Frame 1 (no input): blank canvas, image omitted
Frame 60 (no input): blank canvas, image omitted
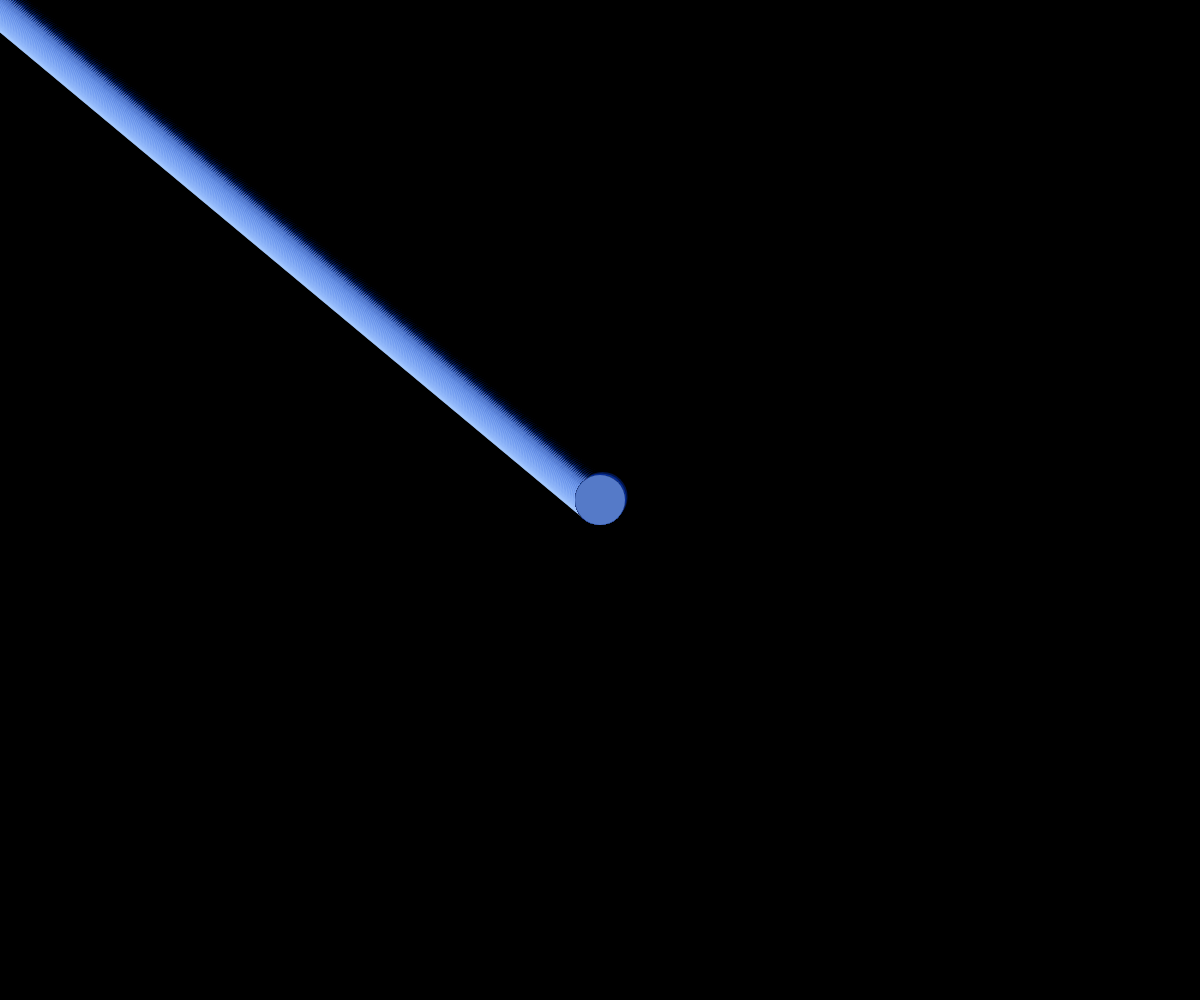
Frame 120 (the mouse pressed at the canvas centre since frame 60)

The p5.js sketch whose frames 1 and 60 were blank and that drew this single picture after the mouse press (run headless with seeded random() and noise() and a simulated clock; from frame 60 on, the mouse is pressed at the canvas centre):

// p5.js sketch
// ── sketch.js
let rainbow = ['#000000ff','#00289680','#0840d880','#a5c9ff80'];
let offsets = [-8, -4, -2, 0];

function setup() {
  createCanvas(windowWidth, windowHeight);
  background('#000000ff');
  strokeWeight(50);
}

function draw() {
  if (mouseIsPressed) {
    // direction of motion
    let dx = mouseX - pmouseX;
    let dy = mouseY - pmouseY;
    // perpendicular unit vector (-dy, dx)
    let mag = sqrt(dx*dx + dy*dy);
    let px = 0, py = 0;
    if (mag > 0) {
      px = -dy / mag;
      py =  dx / mag;
    }

    // Number of steps based on distance
    let steps = int(mag / 2); // smaller divisor = more points
    for (let s = 0; s <= steps; s++) {
      let t = steps > 0 ? s / steps : 0;
      let ix = lerp(pmouseX, mouseX, t);
      let iy = lerp(pmouseY, mouseY, t);

      for (let i = 0; i < rainbow.length; i++) {
        stroke(rainbow[i]);
        let off = offsets[i];
        let x = ix + px * off;
        let y = iy + py * off;
        point(x, y);
      }
    }
  }
}
